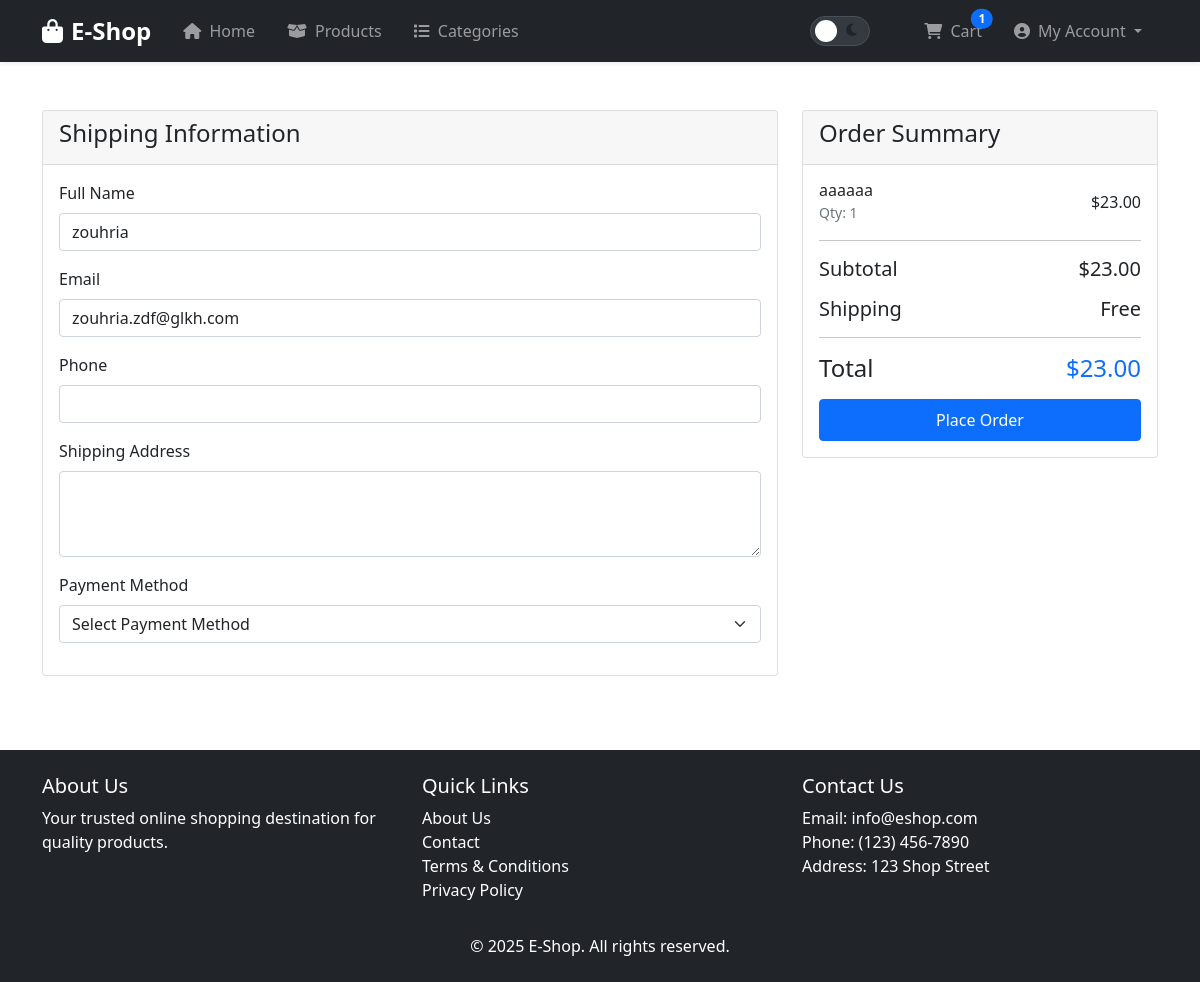
The app's page /checkout.php (signed in) with its own data.
### tables this page shows
CREATE TABLE `users` (
  `id` int(11) NOT NULL,
  `username` varchar(50) NOT NULL,
  `email` varchar(100) NOT NULL,
  `password` varchar(255) NOT NULL,
  `full_name` varchar(100) DEFAULT NULL,
  `address` text DEFAULT NULL,
  `phone` varchar(20) DEFAULT NULL,
  `is_admin` tinyint(1) DEFAULT 0,
  `created_at` timestamp NOT NULL DEFAULT current_timestamp()
);

CREATE TABLE `cart` (
  `id` int(11) NOT NULL,
  `user_id` int(11) DEFAULT NULL,
  `product_id` int(11) DEFAULT NULL,
  `quantity` int(11) NOT NULL,
  `created_at` timestamp NOT NULL DEFAULT current_timestamp()
);

CREATE TABLE `products` (
  `id` int(11) NOT NULL,
  `name` varchar(200) NOT NULL,
  `description` text DEFAULT NULL,
  `price` decimal(10,2) NOT NULL,
  `category_id` int(11) DEFAULT NULL,
  `image` mediumblob DEFAULT NULL,
  `image_type` varchar(50) DEFAULT NULL,
  `stock` int(11) NOT NULL DEFAULT 0,
  `featured` tinyint(1) DEFAULT 0,
  `created_at` timestamp NOT NULL DEFAULT current_timestamp()
);

### config/config.php (called while the page is built, shortened)
<?php
function clean($string) {
    return htmlspecialchars(trim($string), ENT_QUOTES, 'UTF-8');
}
?>

### checkout.php (the view, shortened to what this page needs)
<?php
require_once 'config/config.php';
$stmt = $pdo->prepare("
    SELECT c.*, p.name, p.price, p.stock, p.image
    FROM cart c
    JOIN products p ON c.product_id = p.id
    WHERE c.user_id = ?
");
$stmt->execute([$_SESSION['user_id']]);
$cart_items = $stmt->fetchAll();
$total = 0;
foreach ($cart_items as $item) {
    $total += $item['price'] * $item['quantity'];
}
$stmt = $pdo->prepare("SELECT * FROM users WHERE id = ?");
$stmt->execute([$_SESSION['user_id']]);
$user = $stmt->fetch();
?>
<!DOCTYPE html>
<html lang="en">
<head>
    <link href="https://cdn.jsdelivr.net/npm/bootstrap@5.1.3/dist/css/bootstrap.min.css" rel="stylesheet">
    <link rel="stylesheet" href="https://cdnjs.cloudflare.com/ajax/libs/font-awesome/6.0.0/css/all.min.css">
    <link rel="stylesheet" href="assets/css/style.css">
    <link rel="stylesheet" href="assets/css/dark-theme.css">
</head>
<body>
    <?php include 'includes/header.php'; ?>
    <div class="container my-5">
        <?php if (empty($cart_items)): ?>
            <div class="alert alert-info">
                Your cart is empty. Please add some products before checking out.
                <a href="products.php" class="btn btn-primary ms-3">Continue Shopping</a>
            </div>
        <?php else: ?>
            <div class="row">
                <div class="col-md-8">
                    <div class="card mb-4">
                        <div class="card-header">
                            <h4>Shipping Information</h4>
                        </div>
                        <div class="card-body">
                            <form action="process_order.php" method="POST" id="checkout-form">
                                <div class="mb-3">
                                    <label for="full_name" class="form-label">Full Name</label>
                                    <input type="text" class="form-control" id="full_name" name="full_name"
                                           value="<?php echo clean($user['full_name']); ?>" required>
                                </div>
                                <div class="mb-3">
                                    <label for="email" class="form-label">Email</label>
                                    <input type="email" class="form-control" id="email" name="email"
                                           value="<?php echo clean($user['email']); ?>" required>
                                </div>
                                <div class="mb-3">
                                    <label for="phone" class="form-label">Phone</label>
                                    <input type="tel" class="form-control" id="phone" name="phone"
                                           value="<?php echo clean($user['phone']); ?>" required>
                                </div>
                                <div class="mb-3">
                                    <label for="address" class="form-label">Shipping Address</label>
                                    <textarea class="form-control" id="address" name="address" rows="3" required><?php echo clean($user['address']); ?></textarea>
                                </div>
                                <div class="mb-3">
                                    <label for="payment_method" class="form-label">Payment Method</label>
                                    <select class="form-select" id="payment_method" name="payment_method" required>
                                        <option value="">Select Payment Method</option>
                                    </select>
                                </div>
                            </form>
                        </div>
                    </div>
                </div>
                <div class="col-md-4">
                    <div class="card">
                        <div class="card-header">
                            <h4>Order Summary</h4>
                        </div>
                        <div class="card-body">
                            <?php foreach ($cart_items as $item): ?>
                                <div class="d-flex justify-content-between align-items-center mb-3">
                                    <div>
                                        <h6 class="mb-0"><?php echo clean($item['name']); ?></h6>
                                        <small class="text-muted">Qty: <?php echo $item['quantity']; ?></small>
                                    </div>
                                    <div>
                                        $<?php echo number_format($item['price'] * $item['quantity'], 2); ?>
                                    </div>
                                </div>
                            <?php endforeach; ?>
                            <hr>
                            <div class="d-flex justify-content-between align-items-center mb-3">
                                <h5 class="mb-0">Subtotal</h5>
                                <h5 class="mb-0">$<?php echo number_format($total, 2); ?></h5>
                            </div>
                            <div class="d-flex justify-content-between align-items-center mb-3">
                                <h5 class="mb-0">Shipping</h5>
                                <h5 class="mb-0">Free</h5>
                            </div>
                            <hr>
                            <div class="d-flex justify-content-between align-items-center mb-3">
                                <h4 class="mb-0">Total</h4>
                                <h4 class="mb-0 text-primary">$<?php echo number_format($total, 2); ?></h4>
                            </div>
                            <button type="submit" form="checkout-form" class="btn btn-primary w-100">
                                Place Order
                            </button>
                        </div>
                    </div>
                </div>
            </div>
        <?php endif; ?>
    </div>
    <?php include 'includes/footer.php'; ?>
</body>
</html>

### assets/css/style.css (style rules this page uses)
.card { transition: transform 0.2s; margin-bottom: 20px; }
.btn-primary { padding: 8px 20px; color: #ffffff; }

### records on screen
users: full_name "zouhria", email "zouhria.zdf@glkh.com"
cart: product.name "aaaaaa", quantity "1", $item['price']*$item['quantity'] "23.00"

### other values on screen
$count "1"
$total "23.00"
